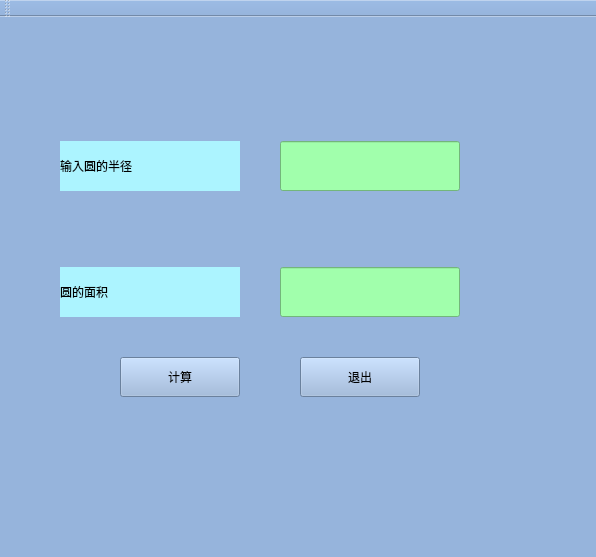
<?xml version="1.0" encoding="UTF-8"?>
<ui version="4.0">
 <class>MainWindow</class>
 <widget class="QMainWindow" name="MainWindow">
  <property name="geometry">
   <rect>
    <x>0</x>
    <y>0</y>
    <width>596</width>
    <height>557</height>
   </rect>
  </property>
  <property name="windowTitle">
   <string>MainWindow</string>
  </property>
  <property name="styleSheet">
   <string notr="true">background-color: rgb(150, 180,220);</string>
  </property>
  <widget class="QWidget" name="centralWidget">
   <widget class="QLabel" name="label">
    <property name="geometry">
     <rect>
      <x>60</x>
      <y>124</y>
      <width>180</width>
      <height>50</height>
     </rect>
    </property>
    <property name="styleSheet">
     <string notr="true">background-color: rgb(172, 244, 255);
font: 16pt &quot;Agency FB&quot;;</string>
    </property>
    <property name="text">
     <string>输入圆的半径</string>
    </property>
   </widget>
   <widget class="QLabel" name="label_2">
    <property name="geometry">
     <rect>
      <x>60</x>
      <y>250</y>
      <width>180</width>
      <height>50</height>
     </rect>
    </property>
    <property name="styleSheet">
     <string notr="true">background-color: rgb(172, 244, 255);
font: 16pt &quot;Agency FB&quot;;</string>
    </property>
    <property name="text">
     <string>圆的面积</string>
    </property>
   </widget>
   <widget class="QLineEdit" name="radiusEdit">
    <property name="geometry">
     <rect>
      <x>280</x>
      <y>124</y>
      <width>180</width>
      <height>50</height>
     </rect>
    </property>
    <property name="styleSheet">
     <string notr="true">font: 16pt &quot;Agency FB&quot;;
background-color: rgb(161, 255, 172);</string>
    </property>
   </widget>
   <widget class="QLineEdit" name="areaEdit">
    <property name="geometry">
     <rect>
      <x>280</x>
      <y>250</y>
      <width>180</width>
      <height>50</height>
     </rect>
    </property>
    <property name="styleSheet">
     <string notr="true">font: 16pt &quot;Agency FB&quot;;
background-color: rgb(161, 255, 172);</string>
    </property>
   </widget>
   <widget class="QPushButton" name="calcButton">
    <property name="geometry">
     <rect>
      <x>120</x>
      <y>340</y>
      <width>120</width>
      <height>40</height>
     </rect>
    </property>
    <property name="text">
     <string>计算</string>
    </property>
   </widget>
   <widget class="QPushButton" name="exitButton">
    <property name="geometry">
     <rect>
      <x>300</x>
      <y>340</y>
      <width>120</width>
      <height>40</height>
     </rect>
    </property>
    <property name="text">
     <string>退出</string>
    </property>
   </widget>
  </widget>
  <widget class="QMenuBar" name="menuBar">
   <property name="geometry">
    <rect>
     <x>0</x>
     <y>0</y>
     <width>596</width>
     <height>26</height>
    </rect>
   </property>
  </widget>
  <widget class="QToolBar" name="mainToolBar">
   <attribute name="toolBarArea">
    <enum>TopToolBarArea</enum>
   </attribute>
   <attribute name="toolBarBreak">
    <bool>false</bool>
   </attribute>
  </widget>
  <widget class="QStatusBar" name="statusBar"/>
 </widget>
 <layoutdefault spacing="6" margin="11"/>
 <resources/>
 <connections/>
</ui>
